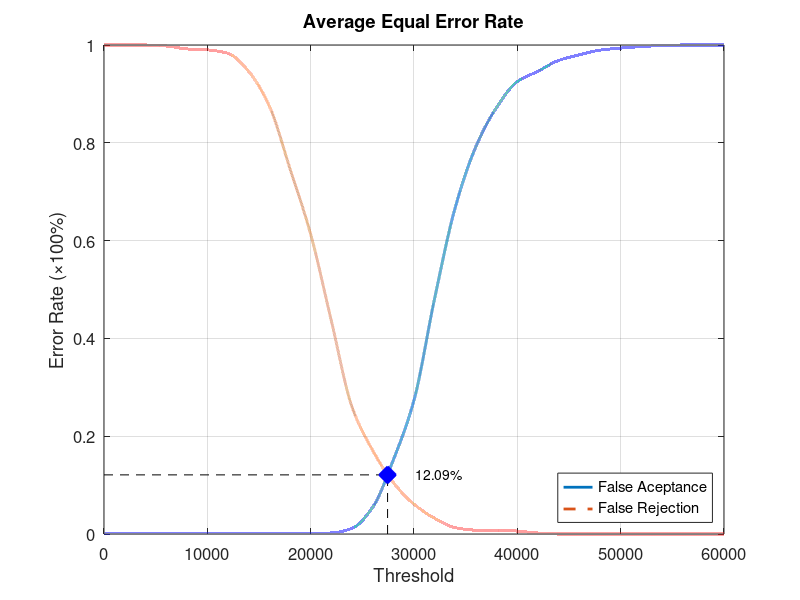
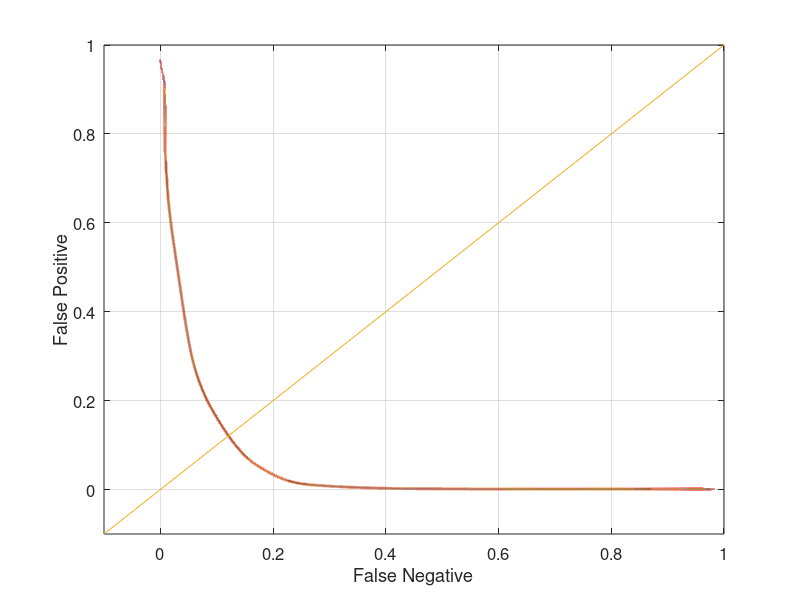

These figures' MATLAB source, in order:
function yEER = Database1Average
close all;
clear;
clc;
x = 0:2000:60000;
xq = 0:0.5:60000;

y0 = [0 0.00105263 0.00105263 0.00105263 0.00105263 0.00105263 0.00105263 0.00105263 0.00105263 0.00105263 0.00105263 0.00210526 0.0115789 0.0547368 0.151579 0.273684 0.482105 0.668421 0.792632 0.872632 0.925263 0.946316 0.968421 0.98 0.989474 0.993684 0.996842 0.998947 1 1 1];
yy0 = interp1(x, y0, xq, 'pchip');
y1 = [1 1 1 0.998 0.992 0.99 0.983 0.946 0.875 0.747 0.613 0.436 0.26 0.171 0.105 0.061 0.032 0.013 0.008 0.008 0.006 0.002 0 0 0 0 0 0 0 0 0];
yy1 = interp1(x, y1, xq, 'pchip');

% Calculating EER: 
y2 = abs(y0 - y1);
find(y2 == min(y2))
yy2 = abs(yy0 - yy1);
xEER = find(yy2 == min(yy2));
xEERIndex = xq(xEER) % X-axis EER
yEER = yy0(xEER) % Y-axis EER

main = figure
plot(xq, yy0,'-','LineWidth', 2);	hold on
plot(xq, yy1,'--','LineWidth', 2);	hold on
plot([xEERIndex xEERIndex], [0 yEER], 'k--');	hold on
plot([0 xEERIndex], [yEER yEER], 'k--');	hold on
plot(xEERIndex, yEER, 'bx', 'LineWidth', 10);	hold on
text(xEERIndex + 10 * xEERIndex / 100, yEER, [num2str(round((10000 * yEER)) / 100) '%'])
legend('False Aceptance', 'False Rejection', 'Location', 'SouthEast')
xlabel('Threshold')
ylabel('Error Rate (\times100%)')
title('Average Equal Error Rate')
set(gca, 'FontSize', 12)
axis([0 60000 0 1])
grid on

print(main, 'Database1AverageMain', '-dpng');
FNRxFPR = figure('Color', [1 1 1]);
plot(yy1, yy0, '-', yy1, yy0, 'LineWidth', 2);
hold on
y = -0.1:0.1:1
plot(y, y); 
set(gca, 'FontSize', 12)
xlabel('False Negative')
ylabel('False Positive')
axis([-0.1 1 -0.1 1])
set(gca, 'FontSize', 12)
grid on

print(FNRxFPR, 'Database1AverageFNRxFPR','-dpng');
end
